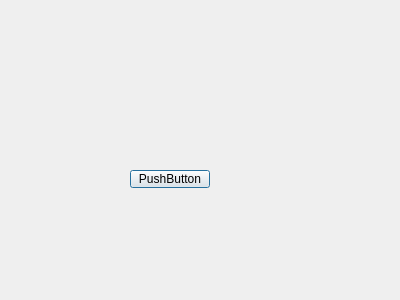
<?xml version="1.0" encoding="UTF-8"?>
<ui version="4.0">
 <class>Liana</class>
 <widget class="QDialog" name="Liana">
  <property name="geometry">
   <rect>
    <x>0</x>
    <y>0</y>
    <width>400</width>
    <height>300</height>
   </rect>
  </property>
  <property name="windowTitle">
   <string>Dialog</string>
  </property>
  <widget class="QPushButton" name="pushButton">
   <property name="geometry">
    <rect>
     <x>130</x>
     <y>170</y>
     <width>80</width>
     <height>18</height>
    </rect>
   </property>
   <property name="text">
    <string>PushButton</string>
   </property>
  </widget>
 </widget>
 <resources/>
 <connections/>
</ui>
